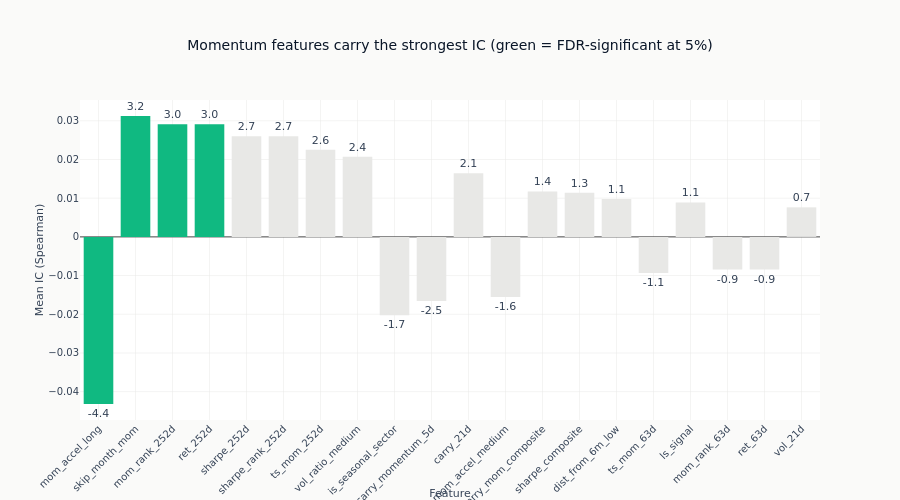

Notebook code for this chart:
### Code cell
# IC bar chart (top 20 by absolute IC)
top_20 = (
    eval_summary.sort(pl.col("ic_mean").abs(), descending=True).head(20)
    if len(eval_summary) > 0
    else eval_summary.head(0)
)

colors = [
    style.COLORS["positive"] if sig else style.COLORS["silver_muted"]
    for sig in top_20["significant_fdr05"].to_list()
]
fig = go.Figure()
fig.add_trace(
    go.Bar(
        x=top_20["feature"].to_list(),
        y=top_20["ic_mean"].to_list(),
        marker_color=colors,
        text=[f"{t:.1f}" for t in top_20["hac_tstat"].to_list()],
        textposition="outside",
    )
)
fig.update_layout(
    title="Momentum features carry the strongest IC (green = FDR-significant at 5%)",
    xaxis_title="Feature",
    yaxis_title="Mean IC (Spearman)",
    template="ml4t",
    xaxis_tickangle=-45,
    height=500,
)
fig.show()

### Figure 1 — Plotly figure (JSON) as saved in the notebook; plotly's stock layout.template omitted (floating-point values rounded to 4 significant figures)
{"data": [{"marker": {"color": ["#10b981", "#10b981", "#10b981", "#10b981", "#e8e8e6", "#e8e8e6", "#e8e8e6", "#e8e8e6", "#e8e8e6", "#e8e8e6", "#e8e8e6", "#e8e8e6", "#e8e8e6", "#e8e8e6", "#e8e8e6", "#e8e8e6", "#e8e8e6", "#e8e8e6", "#e8e8e6", "#e8e8e6"]}, "text": ["-4.4", "3.2", "3.0", "3.0", "2.7", "2.7", "2.6", "2.4", "-1.7", "-2.5", "2.1", "-1.6", "1.4", "1.3", "1.1", "-1.1", "1.1", "-0.9", "-0.9", "0.7"], "textposition": "outside", "type": "bar", "x": ["mom_accel_long", "skip_month_mom", "mom_rank_252d", "ret_252d", "sharpe_252d", "sharpe_rank_252d", "ts_mom_252d", "vol_ratio_medium", "is_seasonal_sector", "carry_momentum_5d", "carry_21d", "mom_accel_medium", "carry_mom_composite", "sharpe_composite", "dist_from_6m_low", "ts_mom_63d", "ls_signal", "mom_rank_63d", "ret_63d", "vol_21d"], "y": [-0.04318, 0.03123, 0.02908, 0.02908, 0.02603, 0.02603, 0.02251, 0.02069, -0.02026, -0.01659, 0.01647, -0.01554, 0.01173, 0.01137, 0.009798, -0.009362, 0.008899, -0.008454, -0.008454, 0.007632]}], "layout": {"height": 500, "title": {"text": "Momentum features carry the strongest IC (green = FDR-significant at 5%)"}, "xaxis": {"tickangle": -45, "title": {"text": "Feature"}}, "yaxis": {"title": {"text": "Mean IC (Spearman)"}}}}
